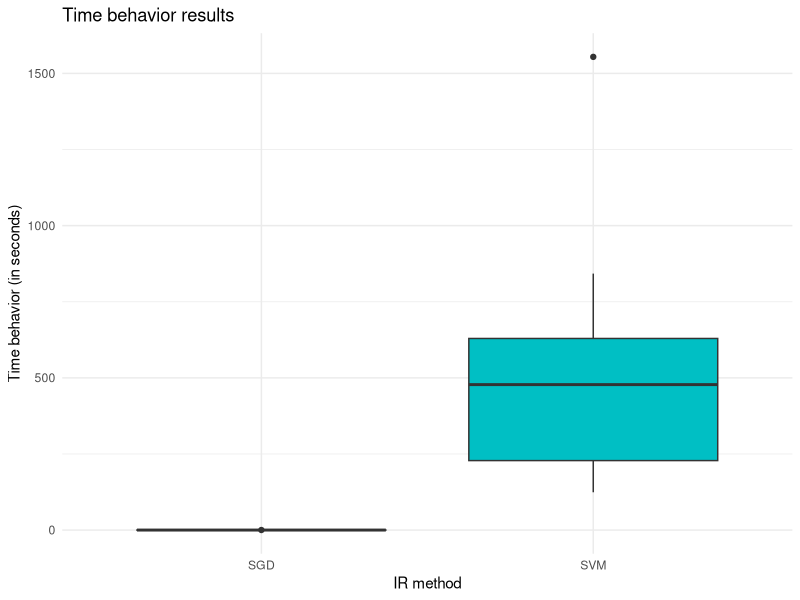

Generate this figure with R:
#loading library
require("ggplot2")

# selecting the current directory
setwd("/Users/tassiovale/Dropbox/PhD Thesis/trace2vary/trace_recovery/results/")

# read csv file
data <- read.csv("2018-05-09_16h30m_output.csv")

chart <- ggplot(data=data, aes(x=method, y=performance, fill=method)) +
    geom_boxplot() +
    theme_minimal() +
    ggtitle("Time behavior results") +
    labs(x="IR method", y="Time behavior (in seconds)") +
    scale_fill_discrete(guide=FALSE)

ggsave("2018-05-09_16h30m_performanceavg_chart.eps")
